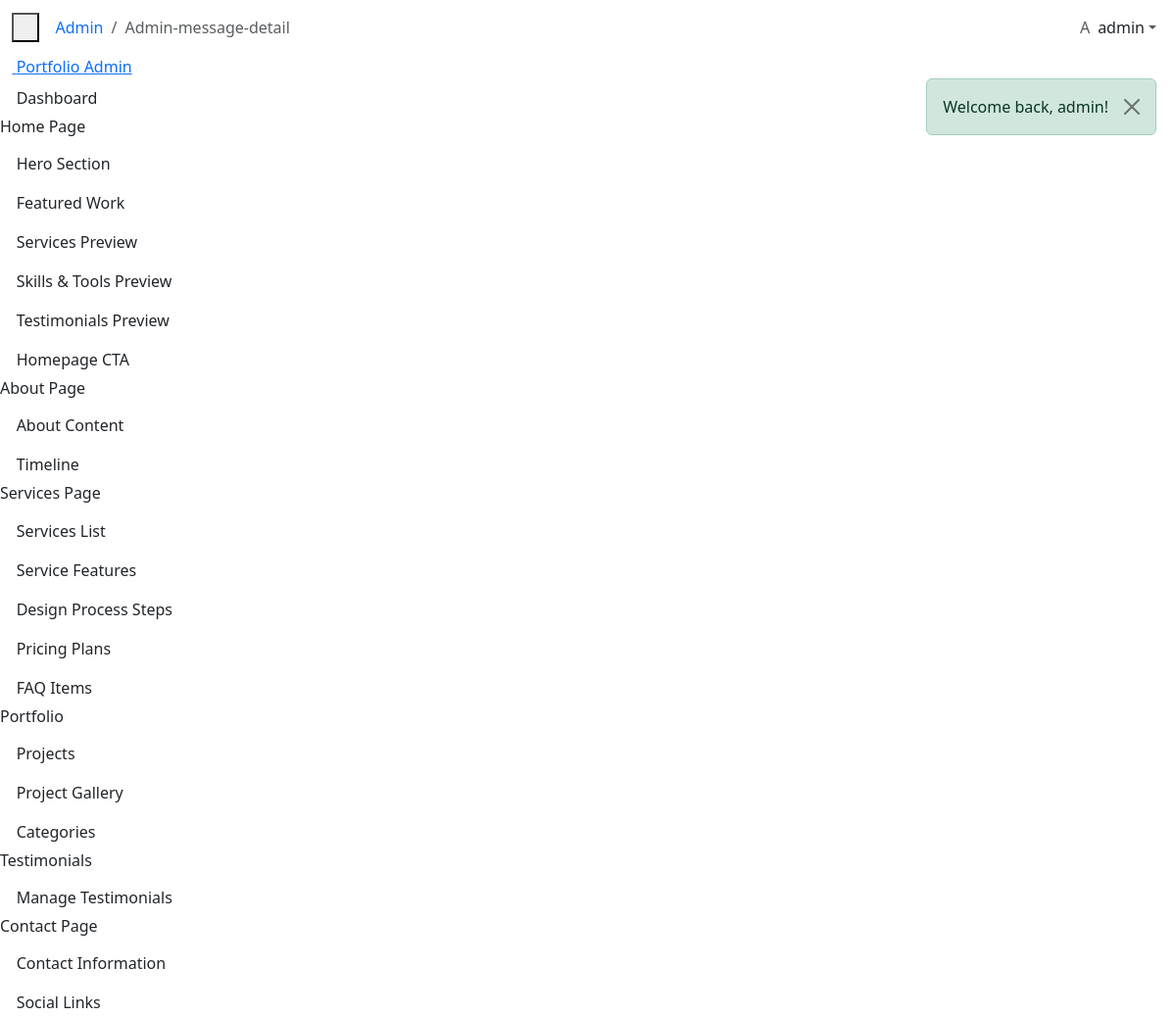
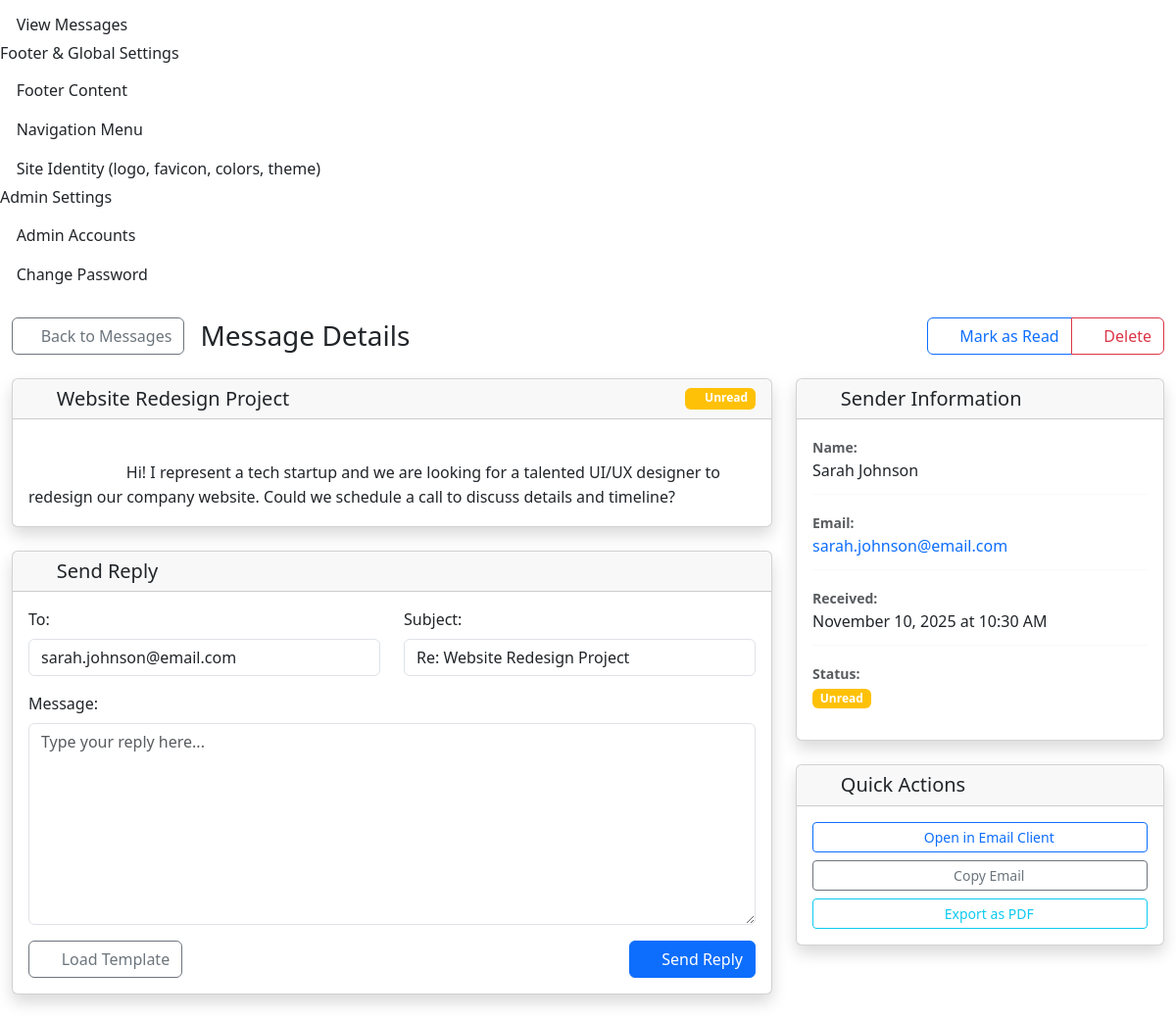
Screenshot of /public/admin/messages/1 (signed in) with the database file from the repository (2 pictures, top to bottom).
### tables this page shows
CREATE TABLE messages (
    id INT NOT NULL AUTO_INCREMENT,
    name VARCHAR(150) NOT NULL,
    email VARCHAR(150) NOT NULL,
    subject VARCHAR(200) NOT NULL,
    message TEXT NOT NULL,
    is_read TINYINT(1) NOT NULL DEFAULT 0,
    responded_at TIMESTAMP NULL DEFAULT NULL,
    created_at TIMESTAMP DEFAULT CURRENT_TIMESTAMP,
    PRIMARY KEY (id),
    INDEX idx_messages_created_at (created_at),
    INDEX idx_messages_is_read (is_read)
);

### app/controllers/AdminController.php (called while the page is built, shortened)
<?php
class AdminController extends BaseController {
    private $messageModel;
    public function __construct() {
        $this->messageModel = new Message();
    }
    public function messageDetail($id) {
        $message = $this->messageModel->find($id);
        if (!$message['is_read']) {
            $this->messageModel->markAsRead($id);
        }
        $data = [
            'title' => 'Message Details - Admin',
            'page' => 'admin-message-detail',
            'message' => $message
        ];
        $this->render('admin/message-detail', 'admin', $data);
    }
}

### public/index.php (called while the page is built, shortened)
<?php
require_once __DIR__ . '/../config/config.php';
require_once ROOT_PATH . '/app/core/Router.php';
$router = new Router();
try {
    $router->resolve();
} catch (Exception $e) {
    http_response_code(500);
    if (isset($_GET['debug']) && $_GET['debug'] === '1') {
        echo "<h1>500 Internal Server Error</h1>";
        echo "<p><strong>Error:</strong> " . htmlspecialchars($e->getMessage()) . "</p>";
        echo "<p><strong>File:</strong> " . htmlspecialchars($e->getFile()) . "</p>";
        echo "<p><strong>Line:</strong> " . $e->getLine() . "</p>";
        echo "<pre><strong>Stack Trace:</strong>\n" . htmlspecialchars($e->getTraceAsString()) . "</pre>";
    } else if (defined('ROOT_PATH') && file_exists(ROOT_PATH . '/app/views/errors/500.php')) {
        include ROOT_PATH . '/app/views/errors/500.php';
    } else {
        echo "<h1>500 Internal Server Error</h1><p>" . htmlspecialchars($e->getMessage()) . "</p>";
    }
}

### config/config.php (called while the page is built, shortened)
<?php
class Database {
    private static $instance = null;
    private $connection;
    private function __construct() {
        try {
            $this->connection = new PDO(
                "mysql:host=" . DB_HOST . ";dbname=" . DB_NAME,
                DB_USER,
                DB_PASS,
                [
                    PDO::ATTR_ERRMODE => PDO::ERRMODE_EXCEPTION,
                    PDO::ATTR_DEFAULT_FETCH_MODE => PDO::FETCH_ASSOC,
                    PDO::ATTR_EMULATE_PREPARES => false
                ]
            );
        } catch (PDOException $e) {
            die("Connection failed: " . $e->getMessage());
        }
    }
    public static function getInstance() {
        if (self::$instance === null) {
            self::$instance = new self();
        }
        return self::$instance;
    }
    public function getConnection() {
        return $this->connection;
    }
}
function url($path = '') {
    return BASE_URL . ($path ? '/' . ltrim($path, '/') : '');
}

### app/core/BaseModel.php (called while the page is built, shortened)
<?php
abstract class BaseModel {
    protected $db;
    protected $table;
    protected $primaryKey = 'id';
    public function __construct() {
        $this->db = Database::getInstance()->getConnection();
    }
    public function find($id) {
        $stmt = $this->db->prepare("SELECT * FROM {$this->table} WHERE {$this->primaryKey} = :id LIMIT 1");
        $stmt->bindParam(':id', $id, PDO::PARAM_INT);
        $stmt->execute();
        return $stmt->fetch();
    }
}

### app/views/admin/message-detail.php (the view, shortened to what this page needs)
<div class="container-fluid py-4">
    <div class="row">
        <div class="col-12">
            <div class="d-flex justify-content-between align-items-center mb-4">
                <div class="d-flex align-items-center">
                    <a href="<?= url('admin/messages') ?>" class="btn btn-outline-secondary me-3">
                        <i class="bi bi-arrow-left"></i> Back to Messages
                    </a>
                    <h1 class="h3 mb-0">Message Details</h1>
                </div>
                <div class="btn-group" role="group">
                    <button type="button"
                            class="btn btn-outline-primary"
                            onclick="toggleReadStatus(<?= $message['id'] ?>, <?= $message['is_read'] ? 'false' : 'true' ?>)">
                        <i class="bi bi-<?= $message['is_read'] ? 'envelope' : 'envelope-open' ?> me-1"></i>
                        Mark as <?= $message['is_read'] ? 'Unread' : 'Read' ?>
                    </button>
                    <button type="button"
                            class="btn btn-outline-danger"
                            onclick="deleteMessage(<?= $message['id'] ?>)">
                        <i class="bi bi-trash me-1"></i> Delete
                    </button>
                </div>
            </div>
        </div>
    </div>
    <div class="row">
        <div class="col-lg-8">
            <div class="card shadow">
                <div class="card-header d-flex justify-content-between align-items-center">
                    <h5 class="mb-0">
                        <i class="bi bi-envelope me-2"></i>
                        <?= htmlspecialchars($message['subject']) ?>
                    </h5>
                    <?php if ($message['is_read']): ?>
                        <span class="badge bg-success">
                            <i class="bi bi-check-circle"></i> Read
                        </span>
                    <?php else: ?>
                        <span class="badge bg-warning">
                            <i class="bi bi-exclamation-circle"></i> Unread
                        </span>
                    <?php endif; ?>
                </div>
                <div class="card-body">
                    <div class="message-body">
                        <?= nl2br(htmlspecialchars($message['message'])) ?>
                    </div>
                </div>
            </div>
            <div class="card shadow mt-4">
                <div class="card-header">
                    <h5 class="mb-0">
                        <i class="bi bi-reply me-2"></i>
                        Send Reply
                    </h5>
                </div>
                <div class="card-body">
                    <form method="POST" action="<?= url('admin/messages/' . $message['id'] . '/reply') ?>">
                        <div class="row mb-3">
                            <div class="col-md-6">
                                <label for="reply_to" class="form-label">To:</label>
                                <input type="email" class="form-control" id="reply_to" name="reply_to"
                                       value="<?= htmlspecialchars($message['email']) ?>" readonly>
                            </div>
                            <div class="col-md-6">
                                <label for="reply_subject" class="form-label">Subject:</label>
                                <input type="text" class="form-control" id="reply_subject" name="reply_subject"
                                       value="Re: <?= htmlspecialchars($message['subject']) ?>" required>
                            </div>
                        </div>
                        <div class="mb-3">
                            <label for="reply_message" class="form-label">Message:</label>
                            <textarea class="form-control" id="reply_message" name="reply_message"
                                      rows="8" placeholder="Type your reply here..." required></textarea>
                        </div>
                        <div class="d-flex justify-content-between">
                            <button type="button" class="btn btn-outline-secondary" onclick="loadTemplate()">
                                <i class="bi bi-file-text me-1"></i>
                                Load Template
                            </button>
                            <button type="submit" class="btn btn-primary">
                                <i class="bi bi-send me-1"></i>
                                Send Reply
                            </button>
                        </div>
                    </form>
                </div>
            </div>
        </div>
        <div class="col-lg-4">
            <div class="card shadow">
                <div class="card-header">
                    <h5 class="mb-0">
                        <i class="bi bi-person me-2"></i>
                        Sender Information
                    </h5>
                </div>
                <div class="card-body">
                    <div class="sender-info">
                        <div class="info-item mb-3">
                            <label class="fw-bold text-muted small">Name:</label>
                            <div><?= htmlspecialchars($message['name']) ?></div>
                        </div>
                        <div class="info-item mb-3">
                            <label class="fw-bold text-muted small">Email:</label>
                            <div>
                                <a href="mailto:<?= htmlspecialchars($message['email']) ?>" class="text-decoration-none">
                                    <?= htmlspecialchars($message['email']) ?>
                                </a>
                            </div>
                        </div>
                        <div class="info-item mb-3">
                            <label class="fw-bold text-muted small">Received:</label>
                            <div>
                                <?= date('F j, Y \a\t g:i A', strtotime($message['created_at'])) ?>
                            </div>
                        </div>
                        <div class="info-item mb-3">
                            <label class="fw-bold text-muted small">Status:</label>
                            <div>
                                <?php if ($message['is_read']): ?>
                                    <span class="badge bg-success">Read</span>
                                    <?php if (isset($message['read_at']) && $message['read_at']): ?>
                                        <br><small class="text-muted">
                                            Read on <?= date('M j, Y \a\t g:i A', strtotime($message['read_at'])) ?>
                                        </small>
                                    <?php endif; ?>
                                <?php else: ?>
                                    <span class="badge bg-warning">Unread</span>
                                <?php endif; ?>
                            </div>
                        </div>
                    </div>
                </div>
            </div>
            <div class="card shadow mt-4">
                <div class="card-header">
                    <h5 class="mb-0">
                        <i class="bi bi-lightning me-2"></i>
                        Quick Actions
                    </h5>
                </div>
                <div class="card-body">
                    <div class="d-grid gap-2">
                        <a href="mailto:<?= htmlspecialchars($message['email']) ?>?subject=Re: <?= urlencode($message['subject']) ?>"
                           class="btn btn-outline-primary btn-sm">
                            <i class="bi bi-envelope me-1"></i>
                            Open in Email Client
                        </a>
                        <button type="button" class="btn btn-outline-secondary btn-sm" onclick="copyToClipboard('<?= htmlspecialchars($message['email']) ?>')">
                            <i class="bi bi-clipboard me-1"></i>
                            Copy Email
                        </button>
                        <button type="button" class="btn btn-outline-info btn-sm" onclick="exportMessage(<?= $message['id'] ?>)">
                            <i class="bi bi-download me-1"></i>
                            Export as PDF
                        </button>
                    </div>
                </div>
            </div>
        </div>
    </div>
</div>

### app/core/Router.php (shortened to what this page needs)
<?php
class Router {
    private $routes = [];
    public function get($uri, $controller, $method = 'index') {
        $this->routes['GET'][$uri] = ['controller' => $controller, 'method' => $method];
        return $this;
    }
    public function post($uri, $controller, $method = 'store') {
        $this->routes['POST'][$uri] = ['controller' => $controller, 'method' => $method];
        return $this;
    }
    public function resolve() {
        $uri = parse_url($_SERVER['REQUEST_URI'], PHP_URL_PATH);
        $method = $_SERVER['REQUEST_METHOD'];
        $basePath = str_replace('\\', '/', dirname($_SERVER['SCRIPT_NAME']));
        if ($basePath !== '/' && strpos($uri, $basePath) === 0) {
            $uri = substr($uri, strlen($basePath));
        }
        $uri = $uri ?: '/';
        foreach ($this->routes[$method] ?? [] as $route => $target) {
            $pattern = preg_replace('/\{[^}]+\}/', '([^/]+)', $route);
            $pattern = '#^' . $pattern . '$#';
            if (preg_match($pattern, $uri, $matches)) {
                array_shift($matches);
                return $this->callController($target, $matches);
            }
        }
        exit;
    }
    private function callController($route, $params = []) {
        $method = $route['method'];
        $controller = new $controllerName();
        return call_user_func_array([$controller, $method], $params);
    }
}

### app/views/admin/message-detail.php (style rules this page uses)
.message-body { font-size: 1rem; line-height: 1.6; white-space: pre-wrap; word-wrap: break-word; }
.sender-info .info-item { border-bottom: 1px solid #f8f9fa; padding-bottom: 0.75rem; }
.sender-info .info-item:last-child { border-bottom: none; padding-bottom: 0; }
#reply_message { resize: vertical; min-height: 200px; }

### rows the page displays
messages: is_read 0 (drawn), subject "Website Redesign Project", message "Hi! I represent a tech startup and we are looking for a talented UI/UX designer to redesign our company website. Could we schedule a call to discuss details and timeline?", reply_to "sarah.johnson@email.com", reply_subject "Re: Website Redesign Project", name "Sarah Johnson", email "sarah.johnson@email.com", created_at "November 10, 2025 at 10:30 AM"

### other values shown
$message "Welcome back, admin!"
